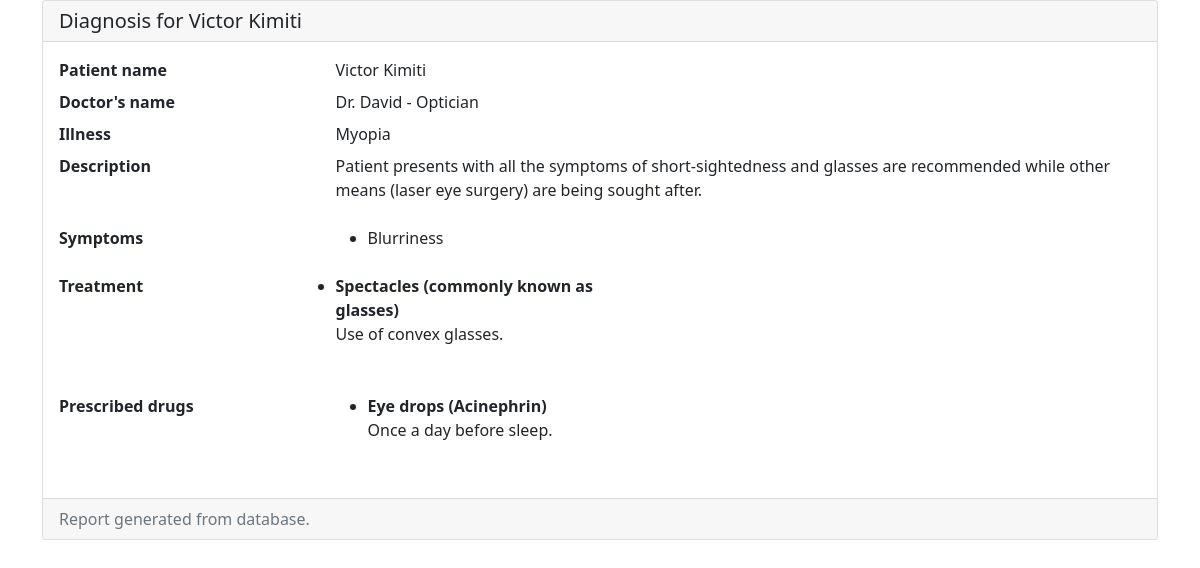
/showdiagnosis.php?name=victor, run on the app's committed database.
### tables this page shows
CREATE TABLE `diagnosis` (
  `id` int(11) NOT NULL,
  `username` varchar(250) NOT NULL,
  `patient` varchar(250) NOT NULL,
  `doctor` varchar(250) NOT NULL,
  `illness` varchar(250) NOT NULL,
  `diagnosis` text NOT NULL,
  `symptoms` longtext NOT NULL CHECK (json_valid(`symptoms`)),
  `treatment` varchar(250) NOT NULL,
  `treatmentdesc` varchar(250) NOT NULL,
  `drugname` varchar(250) NOT NULL,
  `drugdosage` text NOT NULL,
  `fees` double NOT NULL
);

### showdiagnosis.php (the view, shortened to what this page needs)
<?php
require_once "databasecon.php";
$username = $_GET['name'];
$statement  =$pdo->prepare('SELECT * FROM diagnosis where username = :username');
$statement->bindValue(":username", $username);
$statement->execute();
$users = $statement->fetchAll(PDO::FETCH_ASSOC);
?>
<!DOCTYPE html>
<html lang="en">
<head>
    <link rel="stylesheet" href="/project/bootstrap-5.1.3-dist/css/bootstrap-grid.min.css">
    <link rel="stylesheet" href="/project/bootstrap-5.1.3-dist/css/bootstrap.min.css">
</head>
<body>
<div class="container">
    <div class="card">
    <?php foreach($users as $i => $user): ?>
        <h5 class="card-header">Diagnosis for <?php echo $user['patient']; ?></h5>
        <div class="card-body">
            <dl class="row">
                <dt class="col-sm-3">Patient name</dt>
                    <dd class="col-sm-9"><?php echo $user['patient']; ?></dd>
                <dt class="col-sm-3">Doctor's name</dt>
                    <dd class="col-sm-9"><?php echo $user['doctor']; ?></dd>
                <dt class="col-sm-3">Illness</dt>
                    <dd class="col-sm-9"><?php echo $user['illness']; ?></dd>
                <dt class="col-sm-3">Description</dt>
                    <dd class="col-sm-9">
                        <p><?php echo $user['diagnosis']; ?></p>
                    </dd>
                <dt class="col-sm-3">Symptoms</dt>
                    <dd class="col-sm-9">
                        <ul>
                        <?php foreach(json_decode($user['symptoms']) as $key => $value): ?>
                            <?php echo "<li>".$value."</li>"; ?>
                        <?php endforeach; ?>
                        </ul>
                    </dd>
                <dt class="col-sm-3">Treatment</dt>
                    <dd class="col-sm-9">
                        <dl class="row">
                            <ul>
                                <?php $index = 0; ?>
                            <?php foreach(json_decode($user['treatment']) as $key => $value): ?>
                                <?php echo "<li><dt class=\"col-sm-4\">".$value."</dt>"; ?>
                                    <?php foreach(json_decode($user['treatmentdesc']) as $key => $value): ?>
                                        <?php $obj = json_decode($user['treatmentdesc']); echo "<dd class=\"col-sm-8\">".$obj[$index]."</dd></li>"; $index++; break;?>
                                    <?php endforeach; ?>
                            <?php endforeach; ?>
                            </ul>
                        </dl>
                    </dd>
                    <dt class="col-sm-3">Prescribed drugs</dt>
                    <dd class="col-sm-9">
                        <ul>
                            <?php $index = 0; ?>
                            <?php foreach(json_decode($user['drugname']) as $key => $value): ?>
                                <?php echo "<li><dt class=\"col-sm-4\">".$value."</dt>"; ?>
                                    <?php foreach(json_decode($user['drugdosage']) as $key => $value): ?>
                                        <?php $obj = json_decode($user['drugdosage']); echo "<dd class=\"col-sm-8\">".$obj[$index]."</dd></li>"; $index++; break;?>
                                    <?php endforeach; ?>
                            <?php endforeach; ?>
                        </ul>
                    </dd>
            </dl>
        </div>
        <div class="card-footer text-muted">
            Report generated from database.
        </div>
        <?php endforeach; ?>
    </div>
</div>
</body>
</html>

### data on the page
diagnosis: patient "Victor Kimiti", doctor "Dr. David - Optician", illness "Myopia", diagnosis "Patient presents with all the symptoms of short-sightedness and glasses are recommended while other means (laser eye surgery) are being sought after.", symptoms "Blurriness", treatment "Spectacles (commonly known as glasses)", treatmentdesc "Use of convex glasses.", drugname "Eye drops (Acinephrin)", drugdosage "Once a day before sleep."
